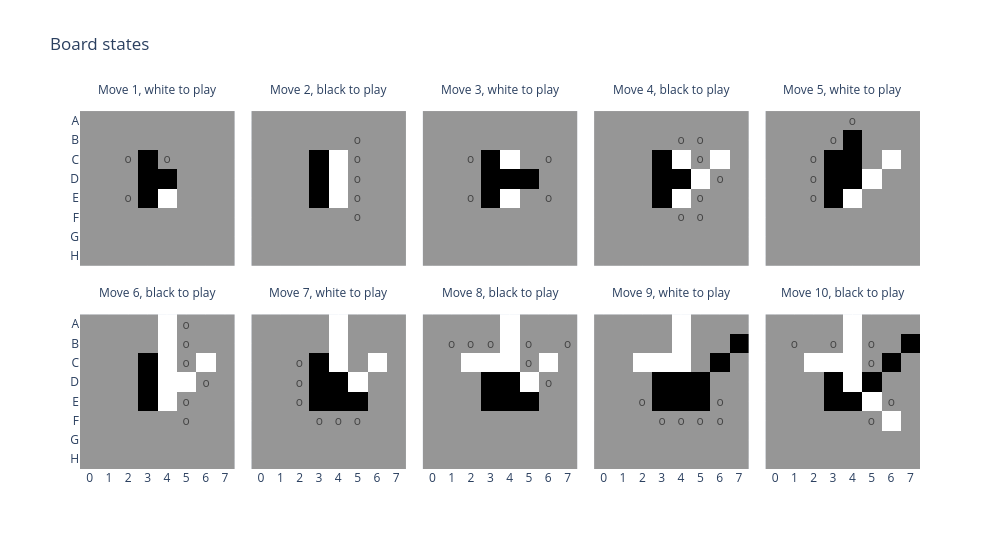

Notebook source saved alongside this figure:
### Markdown cell above
At this point, we'll stop and get some aggregate data that will be useful later - a tensor of valid moves, of board states, and a cache of all model activations across 50 games (in practice, you want as much as will comfortably fit into GPU memory). It's really convenient to have the ability to quickly run an experiment across a bunch of games! And one of the great things about small models on algorithmic tasks is that you just can do stuff like this.

Let's call these the **focus games**.

### Code cell
def get_board_states_and_legal_moves(
    games_square: Int[Tensor, "n_games n_moves"],
) -> tuple[
    Int[Tensor, "n_games n_moves rows cols"],
    Int[Tensor, "n_games n_moves rows cols"],
    list,
]:
    """
    Returns the following:
        states:                 (n_games, n_moves, 8, 8): tensor of board states after each move
        legal_moves:            (n_games, n_moves, 8, 8): tensor of 1s for legal moves, 0s for
                                    illegal moves
        legal_moves_annotation: (n_games, n_moves, 8, 8): list containing strings of "o" for legal
                                    moves (for plotting)
    """
    # Create tensors to store the board state & legal moves
    n_games, n_moves = games_square.shape
    states = t.zeros((n_games, 60, 8, 8), dtype=t.int32)
    legal_moves = t.zeros((n_games, 60, 8, 8), dtype=t.int32)

    # Loop over each game, populating state & legal moves tensors after each move
    for n in range(n_games):
        board = utils.OthelloBoardState()
        for i in range(n_moves):
            board.umpire(games_square[n, i].item())
            states[n, i] = t.from_numpy(board.state)
            legal_moves[n, i].flatten()[board.get_valid_moves()] = 1

    # Convert legal moves to annotation
    legal_moves_annotation = np.where(to_numpy(legal_moves), "o", "").tolist()

    return states, legal_moves, legal_moves_annotation


num_games = 50

focus_games_id = board_seqs_id[:num_games]  # shape [50, 60]
focus_games_square = board_seqs_square[:num_games]  # shape [50, 60]
focus_states, focus_legal_moves, focus_legal_moves_annotation = get_board_states_and_legal_moves(focus_games_square)

print("focus states:", focus_states.shape)
print("focus_legal_moves", tuple(focus_legal_moves.shape))

# Plot the first 10 moves of the first game
utils.plot_board_values(
    focus_states[0, :10],
    title="Board states",
    width=1000,
    boards_per_row=5,
    board_titles=[f"Move {i}, {'white' if i % 2 == 1 else 'black'} to play" for i in range(1, 11)],
    text=np.where(to_numpy(focus_legal_moves[0, :10]), "o", "").tolist(),
)

### Figure 1 — Plotly figure (JSON) as saved in the notebook; plotly's stock layout.template omitted (floating-point values rounded to 4 significant figures)
{"data": [{"coloraxis": "coloraxis", "hovertemplate": "x: %{x}<br>y: %{y}<br>color: %{z}<extra></extra>", "name": "0", "text": [["", "", "", "", "", "", "", ""], ["", "", "", "", "", "", "", ""], ["", "", "o", "", "o", "", "", ""], ["", "", "", "", "", "", "", ""], ["", "", "o", "", "", "", "", ""], ["", "", "", "", "", "", "", ""], ["", "", "", "", "", "", "", ""], ["", "", "", "", "", "", "", ""]], "textfont": {"size": 12}, "texttemplate": "%{text}", "type": "heatmap", "x": ["0", "1", "2", "3", "4", "5", "6", "7"], "xaxis": "x6", "y": ["A", "B", "C", "D", "E", "F", "G", "H"], "yaxis": "y6", "z": [[0, 0, 0, 0, 0, 0, 0, 0], [0, 0, 0, 0, 0, 0, 0, 0], [0, 0, 0, 1, 0, 0, 0, 0], [0, 0, 0, 1, 1, 0, 0, 0], [0, 0, 0, 1, -1, 0, 0, 0], [0, 0, 0, 0, 0, 0, 0, 0], [0, 0, 0, 0, 0, 0, 0, 0], [0, 0, 0, 0, 0, 0, 0, 0]]}, {"coloraxis": "coloraxis", "hovertemplate": "x: %{x}<br>y: %{y}<br>color: %{z}<extra></extra>", "name": "1", "text": [["", "", "", "", "", "", "", ""], ["", "", "", "", "", "o", "", ""], ["", "", "", "", "", "o", "", ""], ["", "", "", "", "", "o", "", ""], ["", "", "", "", "", "o", "", ""], ["", "", "", "", "", "o", "", ""], ["", "", "", "", "", "", "", ""], ["", "", "", "", "", "", "", ""]], "textfont": {"size": 12}, "texttemplate": "%{text}", "type": "heatmap", "x": ["0", "1", "2", "3", "4", "5", "6", "7"], "xaxis": "x7", "y": ["A", "B", "C", "D", "E", "F", "G", "H"], "yaxis": "y7", "z": [[0, 0, 0, 0, 0, 0, 0, 0], [0, 0, 0, 0, 0, 0, 0, 0], [0, 0, 0, 1, -1, 0, 0, 0], [0, 0, 0, 1, -1, 0, 0, 0], [0, 0, 0, 1, -1, 0, 0, 0], [0, 0, 0, 0, 0, 0, 0, 0], [0, 0, 0, 0, 0, 0, 0, 0], [0, 0, 0, 0, 0, 0, 0, 0]]}, {"coloraxis": "coloraxis", "hovertemplate": "x: %{x}<br>y: %{y}<br>color: %{z}<extra></extra>", "name": "2", "text": [["", "", "", "", "", "", "", ""], ["", "", "", "", "", "", "", ""], ["", "", "o", "", "", "", "o", ""], ["", "", "", "", "", "", "", ""], ["", "", "o", "", "", "", "o", ""], ["", "", "", "", "", "", "", ""], ["", "", "", "", "", "", "", ""], ["", "", "", "", "", "", "", ""]], "textfont": {"size": 12}, "texttemplate": "%{text}", "type": "heatmap", "x": ["0", "1", "2", "3", "4", "5", "6", "7"], "xaxis": "x8", "y": ["A", "B", "C", "D", "E", "F", "G", "H"], "yaxis": "y8", "z": [[0, 0, 0, 0, 0, 0, 0, 0], [0, 0, 0, 0, 0, 0, 0, 0], [0, 0, 0, 1, -1, 0, 0, 0], [0, 0, 0, 1, 1, 1, 0, 0], [0, 0, 0, 1, -1, 0, 0, 0], [0, 0, 0, 0, 0, 0, 0, 0], [0, 0, 0, 0, 0, 0, 0, 0], [0, 0, 0, 0, 0, 0, 0, 0]]}, {"coloraxis": "coloraxis", "hovertemplate": "x: %{x}<br>y: %{y}<br>color: %{z}<extra></extra>", "name": "3", "text": [["", "", "", "", "", "", "", ""], ["", "", "", "", "o", "o", "", ""], ["", "", "", "", "", "o", "", ""], ["", "", "", "", "", "", "o", ""], ["", "", "", "", "", "o", "", ""], ["", "", "", "", "o", "o", "", ""], ["", "", "", "", "", "", "", ""], ["", "", "", "", "", "", "", ""]], "textfont": {"size": 12}, "texttemplate": "%{text}", "type": "heatmap", "x": ["0", "1", "2", "3", "4", "5", "6", "7"], "xaxis": "x9", "y": ["A", "B", "C", "D", "E", "F", "G", "H"], "yaxis": "y9", "z": [[0, 0, 0, 0, 0, 0, 0, 0], [0, 0, 0, 0, 0, 0, 0, 0], [0, 0, 0, 1, -1, 0, -1, 0], [0, 0, 0, 1, 1, -1, 0, 0], [0, 0, 0, 1, -1, 0, 0, 0], [0, 0, 0, 0, 0, 0, 0, 0], [0, 0, 0, 0, 0, 0, 0, 0], [0, 0, 0, 0, 0, 0, 0, 0]]}, {"coloraxis": "coloraxis", "hovertemplate": "x: %{x}<br>y: %{y}<br>color: %{z}<extra></extra>", "name": "4", "text": [["", "", "", "", "o", "", "", ""], ["", "", "", "o", "", "", "", ""], ["", "", "o", "", "", "", "", ""], ["", "", "o", "", "", "", "", ""], ["", "", "o", "", "", "", "", ""], ["", "", "", "", "", "", "", ""], ["", "", "", "", "", "", "", ""], ["", "", "", "", "", "", "", ""]], "textfont": {"size": 12}, "texttemplate": "%{text}", "type": "heatmap", "x": ["0", "1", "2", "3", "4", "5", "6", "7"], "xaxis": "x10", "y": ["A", "B", "C", "D", "E", "F", "G", "H"], "yaxis": "y10", "z": [[0, 0, 0, 0, 0, 0, 0, 0], [0, 0, 0, 0, 1, 0, 0, 0], [0, 0, 0, 1, 1, 0, -1, 0], [0, 0, 0, 1, 1, -1, 0, 0], [0, 0, 0, 1, -1, 0, 0, 0], [0, 0, 0, 0, 0, 0, 0, 0], [0, 0, 0, 0, 0, 0, 0, 0], [0, 0, 0, 0, 0, 0, 0, 0]]}, {"coloraxis": "coloraxis", "hovertemplate": "x: %{x}<br>y: %{y}<br>color: %{z}<extra></extra>", "name": "5", "text": [["", "", "", "", "", "o", "", ""], ["", "", "", "", "", "o", "", ""], ["", "", "", "", "", "o", "", ""], ["", "", "", "", "", "", "o", ""], ["", "", "", "", "", "o", "", ""], ["", "", "", "", "", "o", "", ""], ["", "", "", "", "", "", "", ""], ["", "", "", "", "", "", "", ""]], "textfont": {"size": 12}, "texttemplate": "%{text}", "type": "heatmap", "x": ["0", "1", "2", "3", "4", "5", "6", "7"], "xaxis": "x", "y": ["A", "B", "C", "D", "E", "F", "G", "H"], "yaxis": "y", "z": [[0, 0, 0, 0, -1, 0, 0, 0], [0, 0, 0, 0, -1, 0, 0, 0], [0, 0, 0, 1, -1, 0, -1, 0], [0, 0, 0, 1, -1, -1, 0, 0], [0, 0, 0, 1, -1, 0, 0, 0], [0, 0, 0, 0, 0, 0, 0, 0], [0, 0, 0, 0, 0, 0, 0, 0], [0, 0, 0, 0, 0, 0, 0, 0]]}, {"coloraxis": "coloraxis", "hovertemplate": "x: %{x}<br>y: %{y}<br>color: %{z}<extra></extra>", "name": "6", "text": [["", "", "", "", "", "", "", ""], ["", "", "", "", "", "", "", ""], ["", "", "o", "", "", "", "", ""], ["", "", "o", "", "", "", "", ""], ["", "", "o", "", "", "", "", ""], ["", "", "", "o", "o", "o", "", ""], ["", "", "", "", "", "", "", ""], ["", "", "", "", "", "", "", ""]], "textfont": {"size": 12}, "texttemplate": "%{text}", "type": "heatmap", "x": ["0", "1", "2", "3", "4", "5", "6", "7"], "xaxis": "x2", "y": ["A", "B", "C", "D", "E", "F", "G", "H"], "yaxis": "y2", "z": [[0, 0, 0, 0, -1, 0, 0, 0], [0, 0, 0, 0, -1, 0, 0, 0], [0, 0, 0, 1, -1, 0, -1, 0], [0, 0, 0, 1, 1, -1, 0, 0], [0, 0, 0, 1, 1, 1, 0, 0], [0, 0, 0, 0, 0, 0, 0, 0], [0, 0, 0, 0, 0, 0, 0, 0], [0, 0, 0, 0, 0, 0, 0, 0]]}, {"coloraxis": "coloraxis", "hovertemplate": "x: %{x}<br>y: %{y}<br>color: %{z}<extra></extra>", "name": "7", "text": [["", "", "", "", "", "", "", ""], ["", "o", "o", "o", "", "o", "", "o"], ["", "", "", "", "", "o", "", ""], ["", "", "", "", "", "", "o", ""], ["", "", "", "", "", "", "", ""], ["", "", "", "", "", "", "", ""], ["", "", "", "", "", "", "", ""], ["", "", "", "", "", "", "", ""]], "textfont": {"size": 12}, "texttemplate": "%{text}", "type": "heatmap", "x": ["0", "1", "2", "3", "4", "5", "6", "7"], "xaxis": "x3", "y": ["A", "B", "C", "D", "E", "F", "G", "H"], "yaxis": "y3", "z": [[0, 0, 0, 0, -1, 0, 0, 0], [0, 0, 0, 0, -1, 0, 0, 0], [0, 0, -1, -1, -1, 0, -1, 0], [0, 0, 0, 1, 1, -1, 0, 0], [0, 0, 0, 1, 1, 1, 0, 0], [0, 0, 0, 0, 0, 0, 0, 0], [0, 0, 0, 0, 0, 0, 0, 0], [0, 0, 0, 0, 0, 0, 0, 0]]}, {"coloraxis": "coloraxis", "hovertemplate": "x: %{x}<br>y: %{y}<br>color: %{z}<extra></extra>", "name": "8", "text": [["", "", "", "", "", "", "", ""], ["", "", "", "", "", "", "", ""], ["", "", "", "", "", "", "", ""], ["", "", "", "", "", "", "", ""], ["", "", "o", "", "", "", "o", ""], ["", "", "", "o", "o", "o", "o", ""], ["", "", "", "", "", "", "", ""], ["", "", "", "", "", "", "", ""]], "textfont": {"size": 12}, "texttemplate": "%{text}", "type": "heatmap", "x": ["0", "1", "2", "3", "4", "5", "6", "7"], "xaxis": "x4", "y": ["A", "B", "C", "D", "E", "F", "G", "H"], "yaxis": "y4", "z": [[0, 0, 0, 0, -1, 0, 0, 0], [0, 0, 0, 0, -1, 0, 0, 1], [0, 0, -1, -1, -1, 0, 1, 0], [0, 0, 0, 1, 1, 1, 0, 0], [0, 0, 0, 1, 1, 1, 0, 0], [0, 0, 0, 0, 0, 0, 0, 0], [0, 0, 0, 0, 0, 0, 0, 0], [0, 0, 0, 0, 0, 0, 0, 0]]}, {"coloraxis": "coloraxis", "hovertemplate": "x: %{x}<br>y: %{y}<br>color: %{z}<extra></extra>", "name": "9", "text": [["", "", "", "", "", "", "", ""], ["", "o", "", "o", "", "o", "", ""], ["", "", "", "", "", "o", "", ""], ["", "", "", "", "", "", "", ""], ["", "", "", "", "", "", "o", ""], ["", "", "", "", "", "o", "", ""], ["", "", "", "", "", "", "", ""], ["", "", "", "", "", "", "", ""]], "textfont": {"size": 12}, "texttemplate": "%{text}", "type": "heatmap", "x": ["0", "1", "2", "3", "4", "5", "6", "7"], "xaxis": "x5", "y": ["A", "B", "C", "D", "E", "F", "G", "H"], "yaxis": "y5", "z": [[0, 0, 0, 0, -1, 0, 0, 0], [0, 0, 0, 0, -1, 0, 0, 1], [0, 0, -1, -1, -1, 0, 1, 0], [0, 0, 0, 1, -1, 1, 0, 0], [0, 0, 0, 1, 1, -1, 0, 0], [0, 0, 0, 0, 0, 0, -1, 0], [0, 0, 0, 0, 0, 0, 0, 0], [0, 0, 0, 0, 0, 0, 0, 0]]}], "layout": {"annotations": [{"font": {}, "showarrow": false, "text": "Move 6, black to play", "x": 0.092, "xanchor": "center", "xref": "paper", "y": 0.465, "yanchor": "bottom", "yref": "paper"}, {"font": {}, "showarrow": false, "text": "Move 7, white to play", "x": 0.296, "xanchor": "center", "xref": "paper", "y": 0.465, "yanchor": "bottom", "yref": "paper"}, {"font": {}, "showarrow": false, "text": "Move 8, black to play", "x": 0.5, "xanchor": "center", "xref": "paper", "y": 0.465, "yanchor": "bottom", "yref": "paper"}, {"font": {}, "showarrow": false, "text": "Move 9, white to play", "x": 0.704, "xanchor": "center", "xref": "paper", "y": 0.465, "yanchor": "bottom", "yref": "paper"}, {"font": {}, "showarrow": false, "text": "Move 10, black to play", "x": 0.908, "xanchor": "center", "xref": "paper", "y": 0.465, "yanchor": "bottom", "yref": "paper"}, {"font": {}, "showarrow": false, "text": "Move 1, white to play", "x": 0.092, "xanchor": "center", "xref": "paper", "y": 1.0, "yanchor": "bottom", "yref": "paper"}, {"font": {}, "showarrow": false, "text": "Move 2, black to play", "x": 0.296, "xanchor": "center", "xref": "paper", "y": 1.0, "yanchor": "bottom", "yref": "paper"}, {"font": {}, "showarrow": false, "text": "Move 3, white to play", "x": 0.5, "xanchor": "center", "xref": "paper", "y": 1.0, "yanchor": "bottom", "yref": "paper"}, {"font": {}, "showarrow": false, "text": "Move 4, black to play", "x": 0.704, "xanchor": "center", "xref": "paper", "y": 1.0, "yanchor": "bottom", "yref": "paper"}, {"font": {}, "showarrow": false, "text": "Move 5, white to play", "x": 0.908, "xanchor": "center", "xref": "paper", "y": 1.0, "yanchor": "bottom", "yref": "paper"}], "coloraxis": {"colorscale": [[0, "rgb(255,255,255)"], [0.125, "rgb(240,240,240)"], [0.25, "rgb(217,217,217)"], [0.375, "rgb(189,189,189)"], [0.5, "rgb(150,150,150)"], [0.625, "rgb(115,115,115)"], [0.75, "rgb(82,82,82)"], [0.875, "rgb(37,37,37)"], [1, "rgb(0,0,0)"]], "showscale": false}, "title": {"text": "Board states"}, "width": 1000, "xaxis": {"anchor": "y", "constrain": "domain", "domain": [0, 0.184], "scaleanchor": "y"}, "xaxis10": {"anchor": "y10", "domain": [0.816, 1], "matches": "x", "showticklabels": false}, "xaxis2": {"anchor": "y2", "domain": [0.204, 0.388], "matches": "x"}, "xaxis3": {"anchor": "y3", "domain": [0.408, 0.592], "matches": "x"}, "xaxis4": {"anchor": "y4", "domain": [0.612, 0.796], "matches": "x"}, "xaxis5": {"anchor": "y5", "domain": [0.816, 1], "matches": "x"}, "xaxis6": {"anchor": "y6", "domain": [0, 0.184], "matches": "x", "showticklabels": false}, "xaxis7": {"anchor": "y7", "domain": [0.204, 0.388], "matches": "x", "showticklabels": false}, "xaxis8": {"anchor": "y8", "domain": [0.408, 0.592], "matches": "x", "showticklabels": false}, "xaxis9": {"anchor": "y9", "domain": [0.612, 0.796], "matches": "x", "showticklabels": false}, "yaxis": {"anchor": "x", "autorange": "reversed", "constrain": "domain", "domain": [0, 0.465]}, "yaxis10": {"anchor": "x10", "domain": [0.535, 1.0], "matches": "y", "showticklabels": false}, "yaxis2": {"anchor": "x2", "domain": [0, 0.465], "matches": "y", "showticklabels": false}, "yaxis3": {"anchor": "x3", "domain": [0, 0.465], "matches": "y", "showticklabels": false}, "yaxis4": {"anchor": "x4", "domain": [0, 0.465], "matches": "y", "showticklabels": false}, "yaxis5": {"anchor": "x5", "domain": [0, 0.465], "matches": "y", "showticklabels": false}, "yaxis6": {"anchor": "x6", "domain": [0.535, 1.0], "matches": "y"}, "yaxis7": {"anchor": "x7", "domain": [0.535, 1.0], "matches": "y", "showticklabels": false}, "yaxis8": {"anchor": "x8", "domain": [0.535, 1.0], "matches": "y", "showticklabels": false}, "yaxis9": {"anchor": "x9", "domain": [0.535, 1.0], "matches": "y", "showticklabels": false}}}
